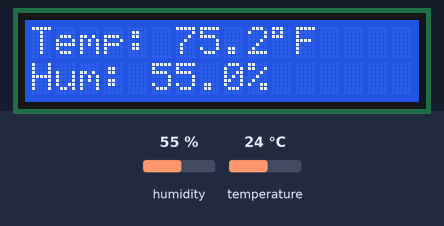
A sketch run on a simulated Arduino Uno, built with avr-gcc and run on an emulated ATmega328P. Parts: 16×2 character LCD. Inputs (shaded band) come from the test bench; at power-on: humidity 55 %, temperature 24 °C. What the sketch prints to the serial monitor is not drawn.

Above: at 4.6 s.
4.7 s: humidity set to 22 %
At 6.5 s:
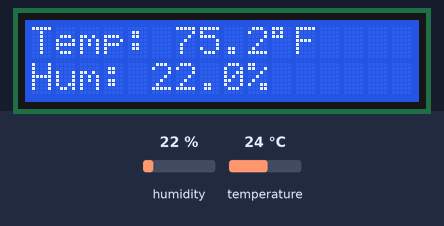
7.7 s: temperature set to 12 °C
At 9.1 s:
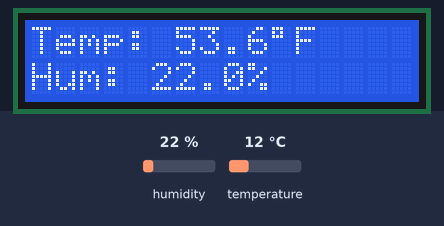
10.7 s: humidity set to 40 %
At 13.2 s:
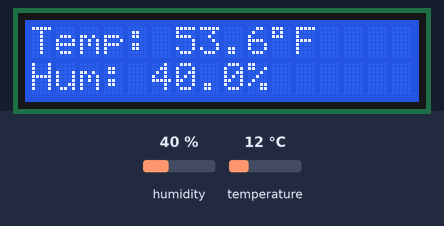
13.7 s: temperature set to 19 °C
At 14.6 s:
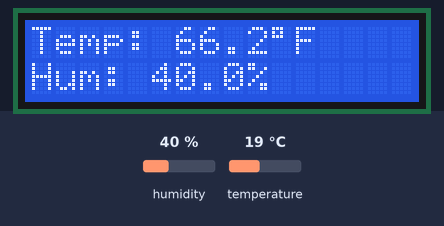
Timing chart, 0 to 16.7 s (numbered marks = the images above; inputs shaded):
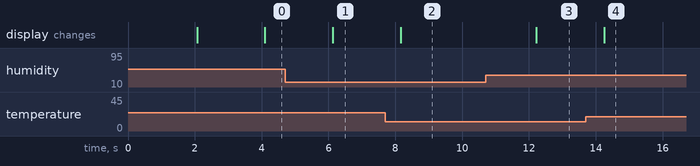

The sketch:

tempMonitorLCD.ino
```cpp
#include <LiquidCrystal.h>
#include <DHT.h>

#define DHTPIN 2
#define DHTTYPE DHT11

DHT dht(DHTPIN, DHTTYPE);
LiquidCrystal lcd(7, 8, 9, 10, 11, 12);

void setup() {
  Serial.begin(9600);
  dht.begin();

  lcd.begin(16, 2);
  lcd.print("Env Monitor");
  delay(2000);
  lcd.clear();
}

void loop() {
  delay(2000);

  float humidity = dht.readHumidity();
  float tempF = dht.readTemperature(true);

  if (isnan(humidity) || isnan(tempF)) {
    Serial.println("Sensor read failed");
    lcd.clear();
    lcd.setCursor(0, 0);
    lcd.print("Sensor error");
    lcd.setCursor(0, 1);
    lcd.print("Check wiring");
    return;
  }

  Serial.print("Humidity: ");
  Serial.print(humidity, 1);
  Serial.print("%  Temp: ");
  Serial.print(tempF, 1);
  Serial.println(" F");

  lcd.clear();
  lcd.setCursor(0, 0);
  lcd.print("Temp: ");
  lcd.print(tempF, 1);
  lcd.print((char)223);
  lcd.print("F");

  lcd.setCursor(0, 1);
  lcd.print("Hum: ");
  lcd.print(humidity, 1);
  lcd.print("%");
}
```

Measured:
- after the input at 4.7 s, the display: changes after 1.4 s (image 1)
- after the input at 7.7 s, the display: changes after 0.46 s (image 2)
- after the input at 10.7 s, the display: changes after 1.5 s (image 3)
- after the input at 13.7 s, the display: changes after 0.55 s (image 4)
